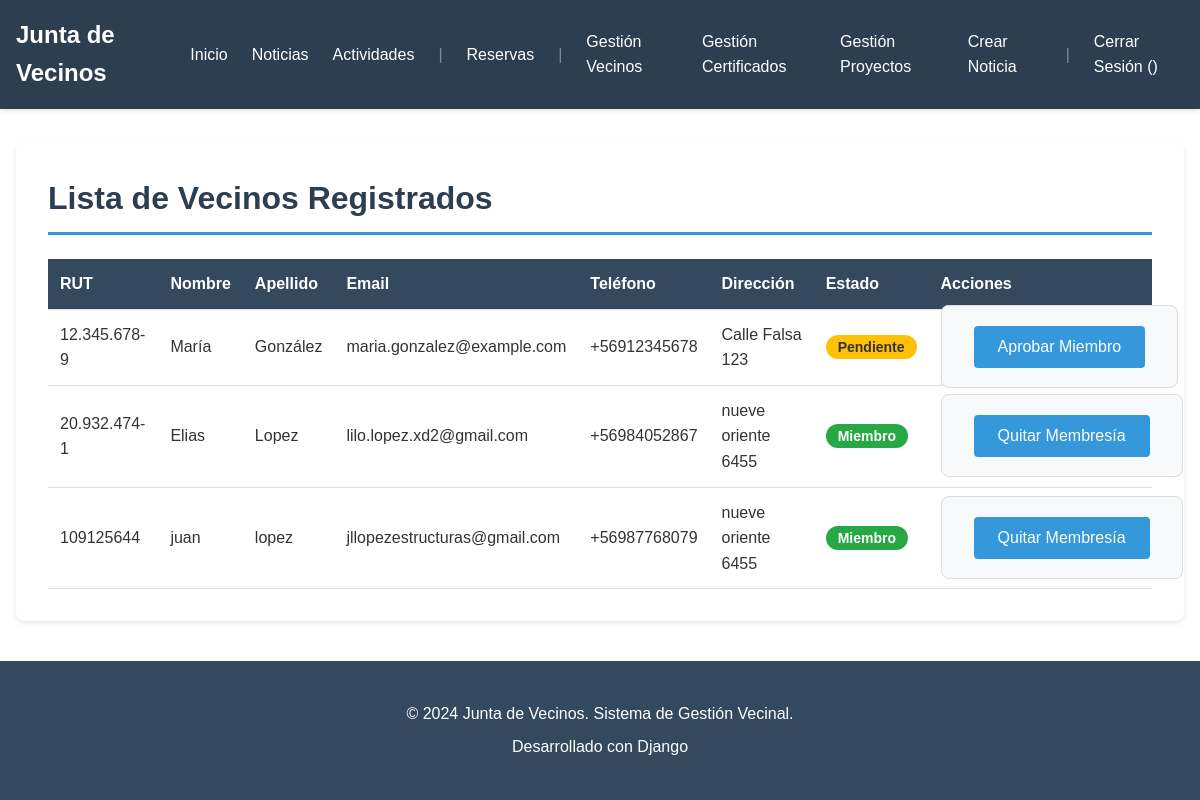
Screenshot of /vecinos/ (signed in) with the database file from the repository.
### gestion/models.py (models this page shows, shortened)
class Vecino(models.Model):
    user = models.OneToOneField(User, on_delete=models.CASCADE, null=True, blank=True, related_name='vecino')
    rut = models.CharField(max_length=12, unique=True)
    nombre = models.CharField(max_length=100)
    apellido = models.CharField(max_length=100)
    email = models.EmailField(unique=True)
    telefono = models.CharField(max_length=15)
    direccion = models.CharField(max_length=200)
    es_miembro = models.BooleanField(default=False)
    fecha_inscripcion = models.DateField(auto_now_add=True)
    class Meta:
        verbose_name = "Vecino"
        verbose_name_plural = "Vecinos"

### gestion/views.py (the view)
# urls.py: path('vecinos/', views.lista_vecinos, name='lista_vecinos'),
@login_required
def lista_vecinos(request):
    if not request.user.is_staff:
        messages.error(request, 'No tienes permisos para acceder a esta página.')
        return redirect('home')
    vecinos = Vecino.objects.all().order_by('apellido', 'nombre')
    return render(request, 'gestion/vecinos/lista.html', {'vecinos': vecinos})

### gestion/templates/gestion/vecinos/lista.html (shortened to what this page needs)
{% extends 'gestion/base.html' %}
{% block content %}
<div class="content-container">
    <h1>Lista de Vecinos Registrados</h1>
    {% if vecinos %}
    <table class="data-table">
        <thead>
            <tr>
                <th>RUT</th>
                <th>Nombre</th>
                <th>Apellido</th>
                <th>Email</th>
                <th>Teléfono</th>
                <th>Dirección</th>
                <th>Estado</th>
                <th>Acciones</th>
            </tr>
        </thead>
        <tbody>
            {% for vecino in vecinos %}
            <tr>
                <td>{{ vecino.rut }}</td>
                <td>{{ vecino.nombre }}</td>
                <td>{{ vecino.apellido }}</td>
                <td>{{ vecino.email }}</td>
                <td>{{ vecino.telefono }}</td>
                <td>{{ vecino.direccion }}</td>
                <td>
                    {% if vecino.es_miembro %}
                        <span class="badge badge-success">Miembro</span>
                    {% else %}
                        <span class="badge badge-warning">Pendiente</span>
                    {% endif %}
                </td>
                <td>
                    <form method="post" action="{% url 'cambiar_estado_miembro' vecino.id %}" style="display: inline;">
                        {% if vecino.es_miembro %}
                            <button type="submit" class="btn btn-warning" onclick="return confirm('¿Quitar membresía a {{ vecino.nombre }}?')">
                                Quitar Membresía
                            </button>
                        {% else %}
                            <button type="submit" class="btn btn-success" onclick="return confirm('¿Aprobar a {{ vecino.nombre }} como miembro?')">
                                Aprobar Miembro
                            </button>
                        {% endif %}
                    </form>
                </td>
            </tr>
            {% endfor %}
        </tbody>
    </table>
    {% else %}
    <p class="no-data">No hay vecinos registrados.</p>
    {% endif %}
</div>
{% endblock %}

### core/static/css/estilos.css (style rules this page uses)
* { margin: 0; padding: 0; box-sizing: border-box; }
body { font-family: Arial, sans-serif; line-height: 1.6; color: #333; min-height: 100vh; display: flex; flex-direction: column; }
.content-container { background: white; padding: 2rem; border-radius: 8px; box-shadow: 0 2px 4px rgba(0,0,0,0.1); }
.content-container h1 { color: #2c3e50; margin-bottom: 1.5rem; border-bottom: 3px solid #3498db; padding-bottom: 0.5rem; }
.data-table { width: 100%; border-collapse: collapse; margin-top: 1rem; }
.data-table thead { background-color: #34495e; color: white; }
.data-table th, .data-table td { padding: 0.75rem; text-align: left; border-bottom: 1px solid #ddd; }
.badge { padding: 0.25rem 0.75rem; border-radius: 12px; font-size: 0.875rem; font-weight: bold; }
.badge-success { background-color: #28a745; color: white; }
.badge-warning { background-color: #ffc107; color: #333; }
form { max-width: 600px; }
form button[type="submit"], .btn { background-color: #3498db; color: white; padding: 0.75rem 1.5rem; border: none; border-radius: 4px; cursor: pointer; font-size: 1rem; transition: background-color 0.3s; }
.btn-success { background-color: #28a745; }
.btn-warning { background-color: #ffc107; color: #333; }
.content-container form[method="post"] { background: #f8f9fa; padding: 2rem; border-radius: 8px; border: 1px solid #ddd; }

### rows the page displays
Vecino: rut "12.345.678-9", nombre "María", apellido "González", email "maria.gonzalez@example.com", telefono "+56912345678", direccion "Calle Falsa 123", es_miembro "Pendiente"
Vecino: rut "20.932.474-1", nombre "Elias", apellido "Lopez", email "lilo.lopez.xd2@gmail.com", telefono "+56984052867", direccion "nueve oriente 6455", es_miembro "Miembro"
Vecino: rut "109125644", nombre "juan", apellido "lopez", email "jllopezestructuras@gmail.com", telefono "+56987768079", direccion "nueve oriente 6455", es_miembro "Miembro"
